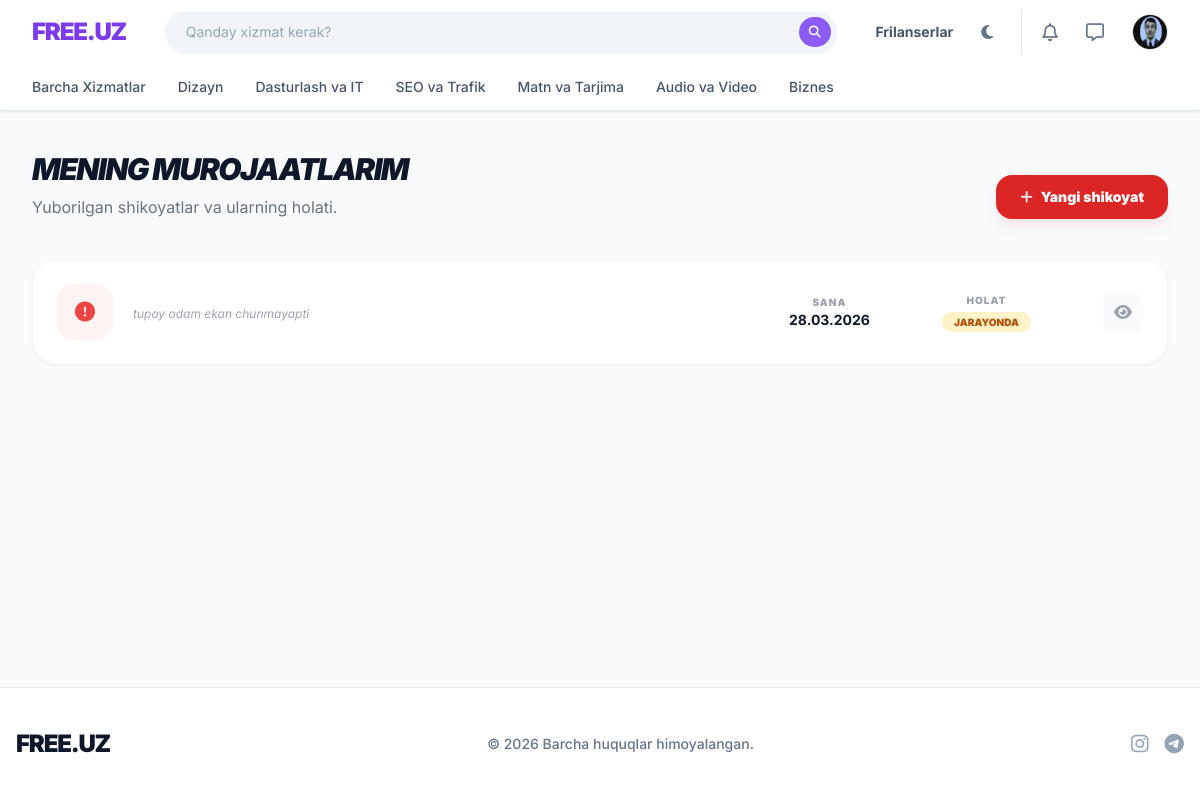
/complaints/ (signed in), run on the app's committed database.
### Client/models.py (models this page shows, shortened)
class User(AbstractUser):
    ROLE_CLIENT    = 'client'
    ROLE_DEVELOPER = 'developer'
    ROLE_ADMIN     = 'admin'
    ROLE_CHOICES   = [
        (ROLE_CLIENT,    'Mijoz'),
        (ROLE_DEVELOPER, 'Dasturchi'),
        (ROLE_ADMIN,     'Admin'),
    ]
    email         = models.EmailField(unique=True, verbose_name='Email')
    role          = models.CharField(max_length=20, choices=ROLE_CHOICES, default=ROLE_CLIENT)
    avatar        = models.ImageField(upload_to='avatars/', blank=True, null=True)
    phone         = models.CharField(max_length=20, blank=True, null=True)
    company       = models.CharField(max_length=200, blank=True, null=True)
    bio           = models.TextField(max_length=1000, blank=True, null=True)
    portfolio_url = models.URLField(blank=True, null=True)
    skills        = models.JSONField(default=list, blank=True, null=True)
    contact_public = models.BooleanField(default=True)
    is_verified   = models.BooleanField(default=False)
    is_blocked    = models.BooleanField(default=False)
    block_reason  = models.TextField(blank=True, null=True)
    created_at    = models.DateTimeField(auto_now_add=True)
    updated_at    = models.DateTimeField(auto_now=True)
    USERNAME_FIELD  = 'email'
    REQUIRED_FIELDS = ['username', 'first_name', 'last_name']
    class Meta:
        verbose_name = 'Foydalanuvchi'
        verbose_name_plural = 'Foydalanuvchilar'

class Complaint(models.Model):
    REASON_CHOICES = [
        ('scam',         'Firibgarlik'),
        ('spam',         'Spam'),
        ('poor_quality', 'Past sifat'),
        ('abuse',        'Haqorat'),
        ('rules',        'Qoidabuzarlik'),
        ('other',        'Boshqa'),
    ]
    STATUS_CHOICES = [
        ('pending',    'Kutilmoqda'),
        ('reviewing',  'Ko\'rib chiqilmoqda'),
        ('resolved',   'Hal qilindi'),
        ('dismissed',  'Rad etildi'),
    ]
    DECISION_CHOICES = [
        ('blocked',   'Bloklandi'),
        ('warned',    'Ogohlantirish'),
        ('refunded',  'Qaytarildi'),
        ('dismissed', 'Rad etildi'),
    ]
    reporter      = models.ForeignKey(User, on_delete=models.CASCADE, related_name='filed_complaints')
    reported_user = models.ForeignKey(User, on_delete=models.CASCADE, related_name='received_complaints')
    order         = models.ForeignKey(Order, on_delete=models.SET_NULL, null=True, blank=True, related_name='complaints')
    reason        = models.CharField(max_length=50, choices=REASON_CHOICES)
    description   = models.TextField(max_length=3000)
    status        = models.CharField(max_length=20, choices=STATUS_CHOICES, default='pending')
    admin         = models.ForeignKey(
        User, on_delete=models.SET_NULL, null=True, blank=True, related_name='reviewed_complaints'
    )
    decision      = models.CharField(max_length=20, choices=DECISION_CHOICES, blank=True, null=True)
    admin_note    = models.TextField(blank=True, null=True)
    resolved_at   = models.DateTimeField(blank=True, null=True)
    created_at    = models.DateTimeField(auto_now_add=True)
    class Meta:
        verbose_name = 'Shikoyat'
        verbose_name_plural = 'Shikoyatlar'
        ordering = ['-created_at']

### Client/views.py (the view)
# urls.py: path('complaints/',                       views.ComplaintListView.as_view(),    name='complaint_list'),
class ComplaintListView(View):
    def get(self, request):
        if not request.user.is_authenticated:
            return redirect('client:login')
        complaints = Complaint.objects.filter(reporter=request.user).order_by('-created_at')
        return render(request, 'complaints/list.html', {'complaints': complaints})

### templates/complaints/list.html (shortened to what this page needs)
{% extends 'base.html' %}
{% block content %}
<div class="py-10">
    <div class="flex justify-between items-end mb-10">
        <div>
            <h1 class="text-3xl font-black uppercase italic tracking-tighter">Mening Murojaatlarim</h1>
            <p class="text-gray-500 dark:text-gray-400 mt-2">Yuborilgan shikoyatlar va ularning holati.</p>
        </div>
        <a href="{% url 'client:complaint_create' %}" class="bg-red-600 text-white px-6 py-3 rounded-2xl font-black text-sm hover:bg-red-700 transition shadow-lg shadow-red-500/10 flex items-center gap-2">
            <i class="fa-solid fa-plus"></i> Yangi shikoyat
        </a>
    </div>
    <div class="grid grid-cols-1 gap-4">
        {% for complaint in complaints %}
        <div class="bg-white dark:bg-gray-800 rounded-3xl p-6 border border-gray-100 dark:border-gray-700 shadow-sm flex flex-col md:flex-row items-center justify-between gap-6">
            <div class="flex items-center gap-5 w-full md:w-2/3">
                <div class="w-14 h-14 bg-red-50 dark:bg-red-900/10 text-red-500 rounded-2xl flex items-center justify-center text-xl">
                    <i class="fa-solid fa-circle-exclamation"></i>
                </div>
                <div>
                    <p class="text-xs text-gray-400 mt-1 italic">{{ complaint.description|truncatechars:100 }}</p>
                </div>
            </div>
            <div class="flex items-center justify-between w-full md:w-1/3 gap-4 border-t md:border-t-0 pt-4 md:pt-0">
                <div class="text-center">
                    <p class="text-[10px] text-gray-400 uppercase font-black tracking-widest">Sana</p>
                    <p class="text-sm font-bold">{{ complaint.created_at|date:"d.m.Y" }}</p>
                </div>
                <div class="text-center">
                    <p class="text-[10px] text-gray-400 uppercase font-black tracking-widest">Holat</p>
                    <span class="text-[10px] px-3 py-1 rounded-full font-black uppercase
                        {% if complaint.is_resolved %}bg-green-100 text-green-700{% else %}bg-amber-100 text-amber-700{% endif %}">
                        {% if complaint.is_resolved %}Yopilgan{% else %}Jarayonda{% endif %}
                    </span>
                </div>
                <button class="w-10 h-10 bg-gray-50 dark:bg-gray-700 rounded-xl flex items-center justify-center text-gray-400 hover:text-blue-600 transition">
                    <i class="fa-solid fa-eye"></i>
                </button>
            </div>
        </div>
        {% endfor %}
    </div>
</div>
{% endblock %}

### templates/base.html (shortened to what this page needs)
{% load static %}
<!DOCTYPE html>
<html lang="uz" class="light">
<head>
    <script src="https://cdn.tailwindcss.com"></script>
    <link rel="stylesheet" href="https://cdnjs.cloudflare.com/ajax/libs/font-awesome/6.4.0/css/all.min.css">
</head>
<body class="bg-slate-50 dark:bg-darkbg text-slate-900 dark:text-slate-200 transition-colors duration-300 flex flex-col min-h-screen">
    <header class="bg-white dark:bg-darkcard border-b border-slate-200 dark:border-slate-800 sticky top-0 z-50 shadow-sm">
        <div class="max-w-7xl mx-auto px-4 sm:px-6 lg:px-8">
            <div class="flex justify-between h-16 items-center gap-4">
                <a href="/" class="text-2xl font-[900] text-primary-600 dark:text-primary-400 tracking-tighter flex-shrink-0">FREE.UZ</a>
                <div class="flex-1 max-w-2xl hidden md:block">
                    <form action="{% url 'client:service_list' %}" method="get" class="relative group">
                        <input type="text" name="q" placeholder="Qanday xizmat kerak?"
                               class="w-full bg-slate-100 dark:bg-black/50 border border-transparent dark:border-slate-700/50 text-sm rounded-full pl-5 pr-12 py-2.5 outline-none focus:border-primary-500 focus:bg-white dark:focus:bg-black transition-all shadow-sm placeholder-slate-400 dark:placeholder-slate-500">
                        <button type="submit" class="absolute right-1.5 top-1.5 bottom-1.5 w-8 flex items-center justify-center bg-primary-500 hover:bg-primary-600 text-white rounded-full transition-colors">
                            <i class="fa-solid fa-search text-xs"></i>
                        </button>
                    </form>
                </div>
                <div class="flex items-center gap-3 md:gap-5 flex-shrink-0">
                    <a href="{% url 'client:developer_list' %}" class="hidden lg:block text-slate-600 dark:text-slate-300 hover:text-primary-600 dark:hover:text-primary-400 text-sm font-bold transition-colors">Frilanserlar</a>
                    <button id="theme-toggle" class="p-2 text-slate-500 hover:bg-slate-100 dark:hover:bg-slate-800 rounded-full transition-colors">
                        <i id="theme-toggle-dark-icon" class="hidden fa-solid fa-moon"></i>
                    </button>
                    {% if user.is_authenticated %}
                        <div class="flex items-center gap-3 border-l pl-3 border-slate-200 dark:border-slate-700">
                            <a href="{% url 'client:notifications' %}" class="p-2 text-slate-500 hover:text-primary-500 relative transition-colors">
                                <i class="fa-regular fa-bell text-lg"></i>
                            </a>
                            <a href="{% url 'client:chat_list' %}" class="p-2 text-slate-500 hover:text-primary-500 relative transition-colors hidden sm:block">
                                <i class="fa-regular fa-message text-lg"></i>
                            </a>
                            <div class="relative group ml-2">
                                <a href="{% url 'client:profile_detail' user.username %}" class="flex items-center gap-2 cursor-pointer">
                                    {% if user.avatar %}
                                        <img src="{{ user.avatar.url }}" class="w-9 h-9 rounded-full object-cover border border-slate-200 dark:border-slate-700">
                                    {% else %}
                                        <div class="w-9 h-9 rounded-full bg-primary-100 dark:bg-primary-900/30 text-primary-600 dark:text-primary-400 flex items-center justify-center font-bold text-sm border border-primary-200 dark:border-primary-800">
                                            {{ user.username|first|upper }}
                                        </div>
                                    {% endif %}
                                </a>
                            </div>
                        </div>
                    {% endif %}
                </div>
            </div>
        </div>
        <div class="border-t border-slate-100 dark:border-slate-800/50 hidden md:block border-b border-transparent shadow-[0_4px_6px_-1px_rgba(0,0,0,0.02)]">
            <div class="max-w-7xl mx-auto px-4 sm:px-6 lg:px-8">
                <ul class="flex space-x-8 overflow-x-auto py-3 text-sm font-medium text-slate-600 dark:text-slate-400">
                    <li><a href="{% url 'client:service_list' %}" class="hover:text-primary-600 dark:hover:text-primary-400 whitespace-nowrap transition-colors">Barcha Xizmatlar</a></li>
                    <li><a href="{% url 'client:service_list' %}?category=dizayn" class="hover:text-primary-600 dark:hover:text-primary-400 whitespace-nowrap transition-colors">Dizayn</a></li>
                    <li><a href="{% url 'client:service_list' %}?category=dasturlash" class="hover:text-primary-600 dark:hover:text-primary-400 whitespace-nowrap transition-colors">Dasturlash va IT</a></li>
                    <li><a href="{% url 'client:service_list' %}?category=seo" class="hover:text-primary-600 dark:hover:text-primary-400 whitespace-nowrap transition-colors">SEO va Trafik</a></li>
                    <li><a href="{% url 'client:service_list' %}?category=matn" class="hover:text-primary-600 dark:hover:text-primary-400 whitespace-nowrap transition-colors">Matn va Tarjima</a></li>
                    <li><a href="{% url 'client:service_list' %}?category=audio" class="hover:text-primary-600 dark:hover:text-primary-400 whitespace-nowrap transition-colors">Audio va Video</a></li>
                    <li><a href="{% url 'client:service_list' %}?category=biznes" class="hover:text-primary-600 dark:hover:text-primary-400 whitespace-nowrap transition-colors">Biznes</a></li>
                </ul>
            </div>
        </div>
    </header>
    <main class="flex-1 max-w-7xl mx-auto w-full px-4 sm:px-6 lg:px-8">
        {% block content %}{% endblock %}
    </main>
    <footer class="bg-white dark:bg-darkcard border-t border-slate-200 dark:border-slate-800 py-10 mt-auto">
        <div class="max-w-7xl mx-auto px-4 flex flex-col md:flex-row items-center justify-between gap-4">
            <div class="text-2xl font-[900] text-slate-900 dark:text-white tracking-tighter">FREE.UZ</div>
            <p class="text-slate-500 dark:text-slate-400 text-sm font-medium">© 2026 Barcha huquqlar himoyalangan.</p>
            <div class="flex items-center gap-4 text-slate-400">
                <a href="#" class="hover:text-primary-500 transition-colors"><i class="fa-brands fa-instagram text-xl"></i></a>
                <a href="#" class="hover:text-primary-500 transition-colors"><i class="fa-brands fa-telegram text-xl"></i></a>
            </div>
        </div>
    </footer>
</body>
</html>

### templates/base.html (style rules this page uses)
body { font-family: 'Inter', sans-serif; -webkit-font-smoothing: antialiased; }

### data on the page
User: avatar (picture)
Complaint: description "tupoy odam ekan chunmayapti", created_at "28.03.2026"
